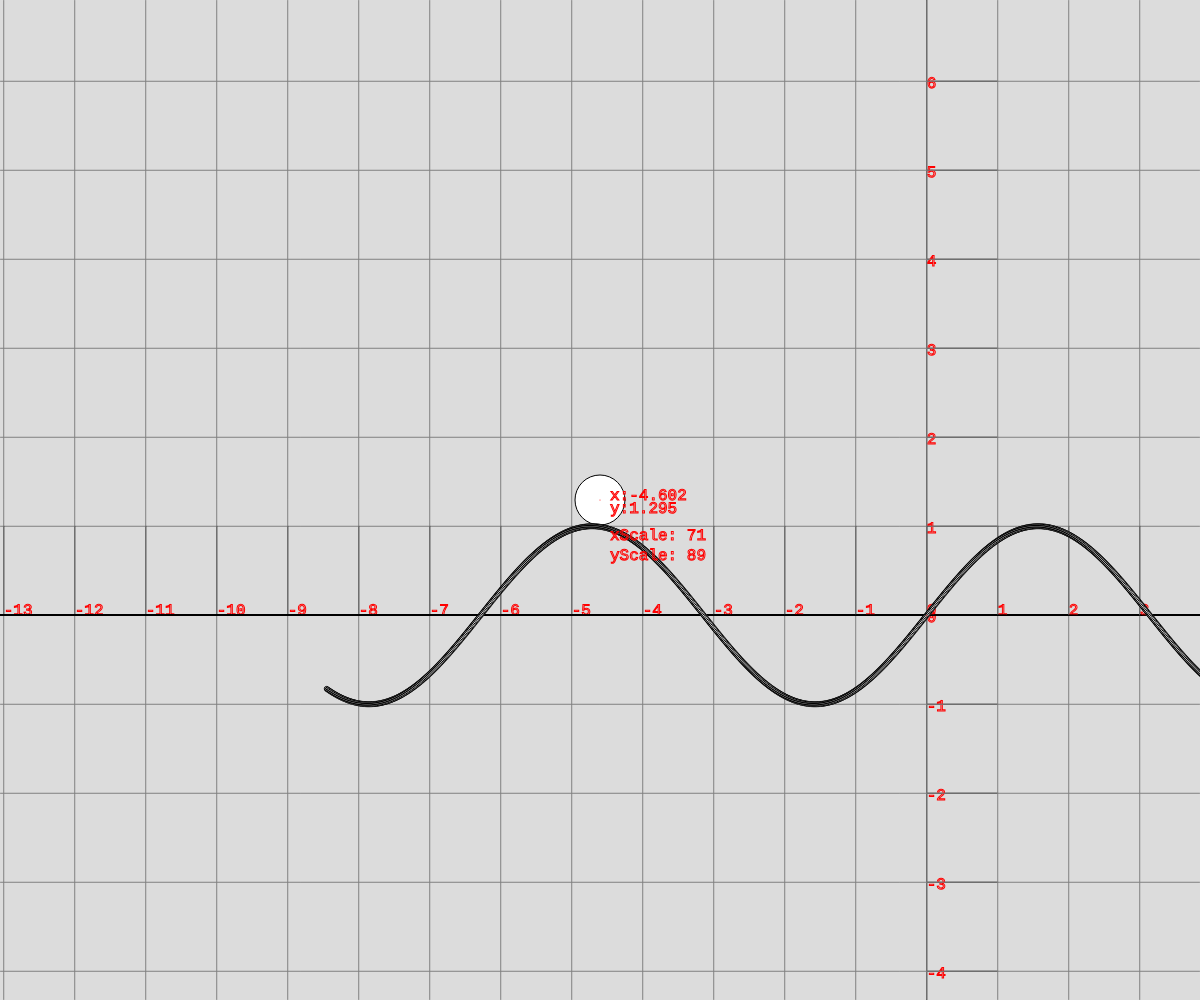
Frame 1 (no input)
Frame 60 (no input): identical to frame 1, image omitted
Frame 120 (the mouse pressed at the canvas centre since frame 60): identical to frame 1, image omitted

The p5.js sketch that drew this single still picture (run headless with seeded random() and noise() and a simulated clock; from frame 60 on, the mouse is pressed at the canvas centre):

// p5.js sketch
// ── sketch.js
//Initial setup: set the cursor position and window zoom here
// set the cursor starting position here
let CursorStartX = -4.602;
let CursorStartY = 1.295;
//Adjust starting scale here:
let yScale = 89;
let xScale = 71;

let cnv;
graphX = window.innerWidth;
graphY = window.innerHeight;
// graphX = 500;
// graphY = 500;


function windowResized() {
  resizeCanvas(windowWidth, windowHeight);
}

//define the function to be graphed
function f(x) { return Math.sin(x) }
//function f(x) { return x * x }
//function f(x) { return 2*x}
//set up 1:1 scale, where each pixel is an integer point on the graph
//let xMin = -graphX/2;//-250
//let xMax = 
let yMin = -graphY / 2;
let yMax = graphY / 2




let xMin = -graphX / 2 / xScale;
let xMax = graphX / 2 / xScale;
let step = 1 / xScale;

function getYScale(f) {
  return
}

//get every value of f(x) between xMin and xMax, using step as the space between points
let arr = [];
let Xarr = [];
let Yarr = [];

function getValues(f, xMin, xMax, step, xScale, yScale) {
  // console.log("xMin" + xMin);
  // console.log("xMax" + xMax);
  // console.log("step" + step);
  let Xarr = [];
  let Yarr = [];

  for (let i = xMin; i <= xMax; i += step) {

    arr[arr.length] = [i, f(i)];
    Xarr[Xarr.length] = [i]
    Yarr[Yarr.length] = f(i);

  }


  console.log("Number of points calculated: " + arr.length)

  xMin = Math.min(...Xarr);
  xMax = Math.max(...Xarr);
  xScale = (230)

  console.log("xScale set: " + xScale)

  yMin = Math.min(...Yarr);
  yMax = Math.max(...Yarr);
  //yScale = (yMax * graphY / 2);
  yScale = 230;
  console.log("yScale set: " + yScale)
  //step=(1/yScale)


  return arr;
}

arr = getValues(f, xMin, xMax, step);

function setup() {
  cnv=createCanvas(graphX, graphY);

}




let xPos = 0 - xScale * CursorStartX;
let yPos = 0 - yScale * -CursorStartY;
function draw() {
  clear();
  if (keyIsDown(UP_ARROW)) {
    
    yScale += 1

    if(keyIsDown(16)){
      yScale+=1
    }

   // console.log("yScale: " + yScale)
  }
  if (keyIsDown(DOWN_ARROW)) {
    yScale -= 1
    if(keyIsDown(16)){
      yScale-=1
    }
  }
  if (yScale < 15) { yScale = 15; }
  if (xScale < 15) { xScale = 15; }
  if (keyIsDown(LEFT_ARROW)) {
    
    xScale -= 1;
    if(keyIsDown(16)){
      xScale-=1
    }
  }
  if (keyIsDown(RIGHT_ARROW)) {
    xScale += 1
    if(keyIsDown(16)){
      xScale+=1
    }
    //console.log("xScale: " + xScale)
  }
  if (keyIsDown(87)) {
    yPos += 1
  }
  if (keyIsDown(83)) {
    yPos -= 1
  }
  if (keyIsDown(65)) {
    xPos += 1;
  }
  if (keyIsDown(68)) {
    xPos -= 1;
  }

  background(220);

  //backHUD, the white circle behind the graph 
  push();
  circle(width / 2, height / 2, 50)
  stroke('red')
  point(width / 2, height / 2)
  pop();


  push();
  translate(xPos + width / 2, yPos + height / 2);//set 0,0 to the center of the screen
  //scale(1, -1); //flip the y-axis
  //now we can use co-ords of the graph to draw items on the screen
  line(xScale * width / 2, 0, -xScale * width / 2, 0) // the x-axis
  line(0, yScale * height / 2, 0, -yScale * height / 2) // the y-axis
  //numberline markers

  //however, i want to lay markers for each integer that is
  //onscreen, then change to integer*10 etc depending on scale

  // //this is where i lay down the axis marker 1-9etc lines     
  push();
  //    console.log("i: "+i)
  //    console.log("graphY: "+graphY)
  //    console.log("yScale: "+yScale)
  //determine how many markers should be appearing onscreen.
  //how much space is above the origin?
  let pixelsAboveOrigin = (height - 1) / 2 + yPos
  let pixelsBelowOrigin = (height - 1) / 2 - yPos
  //how much space is below the origin?
  //  console.log("pixels below 0,0: "+belowOriginY)
  let pixelsLeftOfOrigin = (width - 1) / 2 + xPos
  let pixelsRightOfOrigin = (width - 1) / 2 - xPos
  //console.log(pixelsRightOfOrigin)

  //console.log("pixels left of Origin: "+pixelsLeftOfOrigin)
  //console.log("pixels right of Origin: "+ pixelsRightOfOrigin)

  //console.log("leftOfOrigin: "+pixelsLeftOfOrigin)
  //console.log("rightOfOrigin: "+pixelsRightOfOrigin); 

  let integersAbove = Math.floor(pixelsAboveOrigin / yScale)
  let integersBelow = Math.floor(pixelsBelowOrigin / yScale)
  let integersLeft = Math.floor(pixelsLeftOfOrigin / xScale)
  let integersRight = Math.floor(pixelsRightOfOrigin/xScale)
  // console.log("left: "+integersLeft)
  // console.log("right: "+integersRight)
  

  //console.log("points below: "+pointsBelow)
  for (let i = -integersBelow;
    i <= integersAbove + 1;    //i <= integersAbove origin
    i++) {
    if (pixelsLeftOfOrigin <= 0) {
      push();
      line(-pixelsLeftOfOrigin, 0 - yScale * i, (-pixelsLeftOfOrigin + xScale), (0 - yScale * i))
      stroke('green')
      line((-pixelsLeftOfOrigin + xScale), (0 - yScale * i), (-pixelsLeftOfOrigin + xScale), (0 - yScale * (i - 1)))
      stroke('red');
      textFont('Courier');
      textSize(16);
      text(i, -pixelsLeftOfOrigin, 7 - yScale * i) // displays the integer e.g. 1,2,etc
      stroke('black')
      pop();
    }

    if (pixelsRightOfOrigin - xScale <= 0) {
      push();
      line(((pixelsRightOfOrigin - xScale)), (0 + yScale * i), width, (0 + yScale * i));
      stroke('green');
      line((pixelsRightOfOrigin - xScale), (0 - yScale * i), (pixelsRightOfOrigin), (1 - yScale * (i)));
      line((pixelsRightOfOrigin - xScale), (0 - yScale * i), (pixelsRightOfOrigin - xScale), (1 - yScale * (i - 1)));
      stroke('red');
      textFont('Courier');
      textSize(16);
      text(i, pixelsRightOfOrigin - xScale, 7 - yScale * i) // displays the integer e.g. 1,2,etc
      pop();
    }
  
 

//the y-axis and integers marks
    line(xScale, -yScale * i, 0, -yScale * i)
    push();
    stroke('red')
    textSize(16);
    noFill();
    textFont('Courier');
    text(i, 0, 7 - yScale * i)
    stroke('grey')
    line(-pixelsLeftOfOrigin,0-i*yScale, pixelsRightOfOrigin,0-i*yScale)

    pop();



//circle(-pixelsLeftOfOrigin,0-i*yScale,50)
//circle(pixelsRightOfOrigin,0-i*yScale,50)

  }


  for (let j = -integersLeft;
    j <= integersRight + 1;    //i <= integersAbove origin
    j++) {
     // console.log(j)
     
     if (pixelsBelowOrigin <= 0) {
       push();
      //  circle(xScale*j,pixelsBelowOrigin-yScale,30)
      //  circle(xScale*j,0+pixelsBelowOrigin,30)
      stroke('green') ;
       line(xScale*j,pixelsBelowOrigin-yScale,xScale*j,0+pixelsBelowOrigin)
    //   line(-pixelsLeftOfOrigin, 0 - yScale * i, (-pixelsLeftOfOrigin + xScale), (0 - yScale * i))
    //   
    //   line((-pixelsLeftOfOrigin + xScale), (0 - yScale * i), (-pixelsLeftOfOrigin + xScale), (0 - yScale * (i - 1)))
      stroke('red');
      textFont('Courier');
      textSize(16);
       text(j, xScale*j,0+pixelsBelowOrigin) // displays the integer e.g. 1,2,etc
    //   stroke('black')
       pop();
      }

    // if (pixelsRightOfOrigin - xScale <= 0) {
    //   push();
    //   line(((pixelsRightOfOrigin - xScale)), (0 + yScale * i), width, (0 + yScale * i));
    //   stroke('green');
    //   line((pixelsRightOfOrigin - xScale), (0 - yScale * i), (pixelsRightOfOrigin), (1 - yScale * (i)));
    //   line((pixelsRightOfOrigin - xScale), (0 - yScale * i), (pixelsRightOfOrigin - xScale), (1 - yScale * (i - 1)));
    //   stroke('red');
    //   textFont('Courier');
    //   textSize(16);
    //   text(i, pixelsRightOfOrigin - xScale, 7 - yScale * i) // displays the integer e.g. 1,2,etc
    //   pop();
    // }

    
    line(xScale * width / 2, 0, -xScale * width / 2, 0) // the x-axis

//the x-axis and integers marks
line(xScale*j, -yScale, xScale*j, 0)
push();
stroke('red')
textSize(16);
noFill();
textFont('Courier');
text(j, (0 +xScale * j),0)
//console.log(0 +xScale * j)
stroke('grey')
line(j*xScale, -pixelsAboveOrigin,j*xScale, pixelsBelowOrigin)
pop();
}

  pop();


  //height of screen  



  push();
  scale(1, -1);
  for (let i = 0; i < arr.length - 1; i++) {
    line(arr[i][0] * xScale, arr[i][1] * yScale, arr[i + 1][0] * xScale, arr[i + 1][1] * yScale)
    circle(arr[i][0] * xScale, arr[i][1] * yScale, 5)
    //point((arr[i][0]*xScale,arr[i][1]*yScale))
  }
  pop();
  //frontHUD, the red dot in front of the graph
  push();


  //scale(1, -1); //flip the y-axis
  stroke('red');
  point(0, 0);
  textSize(16);
  noFill();
  textFont('Courier');
  text('x:' + -xPos / xScale, 10 - xPos, -yPos);
  text('y:' + yPos / yScale, 10 - xPos, 13 - yPos);
  text('xScale: ' + xScale, 10 - xPos, 40 - yPos)
  text('yScale: ' + yScale, 10 - xPos, 60 - yPos)
  // line(-xPos,-yPos,-xPos-25,-yPos)
  // text('xr:'+xScale, -20-xPos, -5-yPos)
  // text('yr:'+yScale,-10-xPos,-60-yPos)
  pop();
  pop();
}
